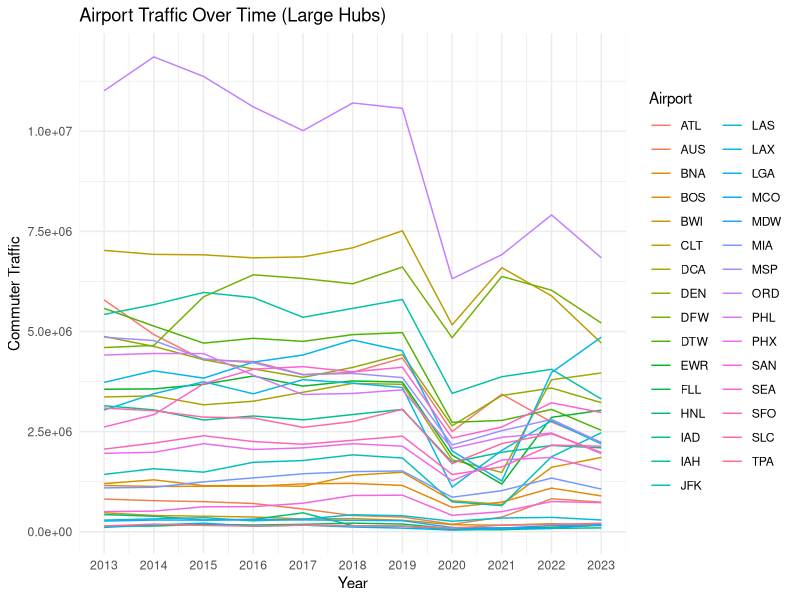
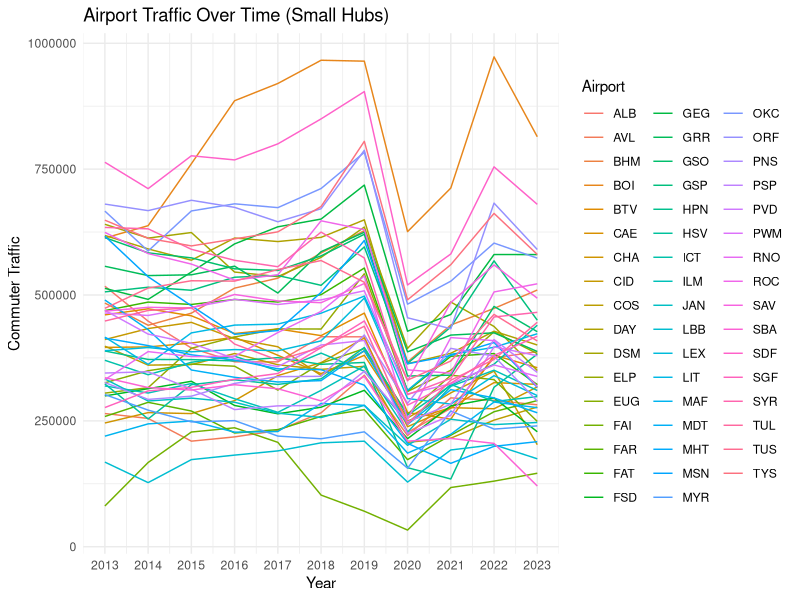

Source code (R) for these figures, in order:
## ---- chunk 1
knitr::opts_chunk$set(echo = TRUE)

library(tidyverse)
library(dplyr)
library(ggplot2)
## ---- chunk 2
dat_large <- read.delim("TAFDetailed.txt", sep="\t", header=TRUE)
dat_small <- read.delim("TAFDetailed_small.txt", sep="\t", header=TRUE)
## ---- chunk 3

hub_large <- dat_large %>%
    filter(SYSYEAR == 2013,  COMMUTER > 100000)

hub_small <- dat_small %>%
  filter(SYSYEAR == 2023, COMMUTER > 100000)

## ---- chunk 4
large_change <- dat_large[dat_large$LOC_ID %in% hub_large$LOC_ID, ]

small_change <- dat_small[dat_small$LOC_ID %in% hub_small$LOC_ID, ]

ggplot(large_change, aes(x=SYSYEAR, y=COMMUTER, color=LOC_ID)) +
  geom_line() +
  theme_minimal() +
  labs(title="Airport Traffic Over Time (Large Hubs)",
       x="Year",
       y="Commuter Traffic",
       color="Airport") +
  scale_x_continuous(breaks=2013:2023)

ggplot(small_change, aes(x=SYSYEAR, y=COMMUTER, color=LOC_ID)) +
  geom_line() +
  theme_minimal() +
  labs(title="Airport Traffic Over Time (Small Hubs)",
       x="Year",
       y="Commuter Traffic",
       color="Airport") +
  scale_x_continuous(breaks=2013:2023)
## ---- chunk 5
#planning to chart hubs with the largest percentage change from 2013 to 2023 to determine winners & losers 
large_change <- large_change %>%
  group_by(LOC_ID) %>%
  summarise()
